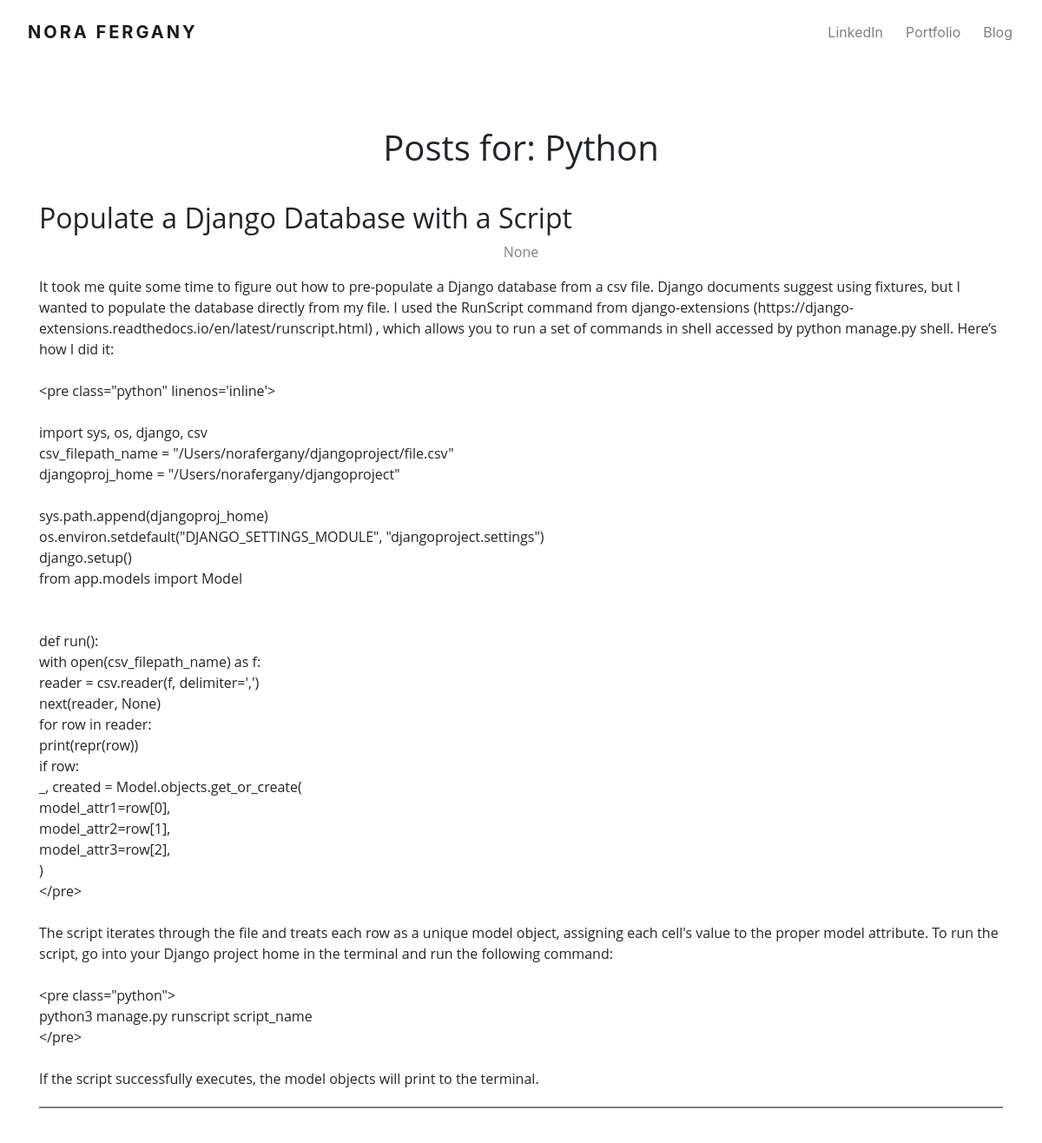
Page /category/4/ on the earlier database version.
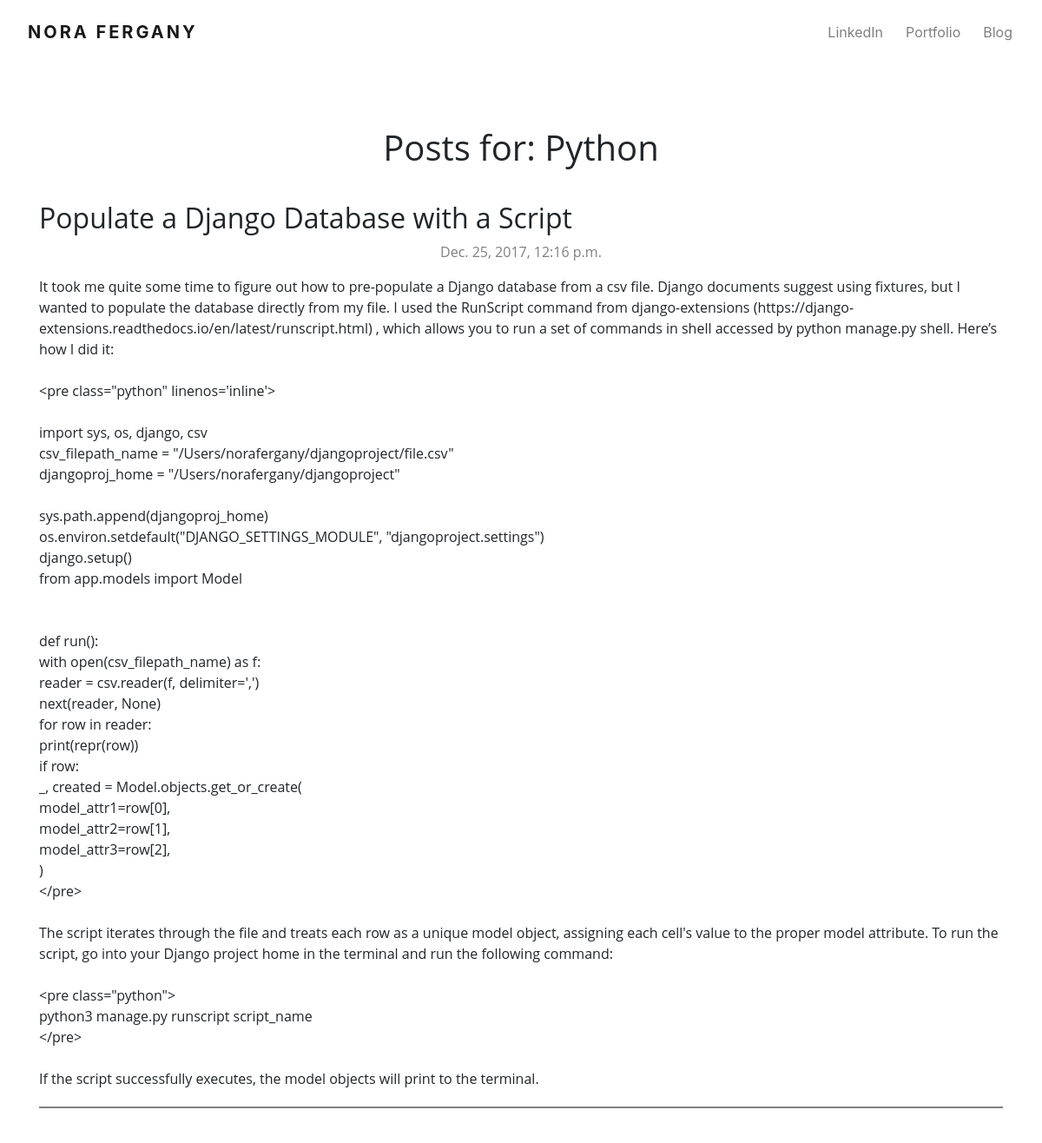
Same page on the later database version.
### blog/models.py (models this page shows, shortened)
class Post(models.Model):
    author = models.ForeignKey('auth.User', on_delete=models.CASCADE)
    title = models.CharField(max_length=200)
    text = models.TextField()
    created_date = models.DateTimeField(
        default=timezone.now)
    published_date = models.DateTimeField(blank=True, null=True)
    category = models.ForeignKey(Category, verbose_name="Category", default='Category', null=True, blank=True, on_delete=models.CASCADE)
    class Meta:
        ordering = ['published_date',]

### blog/views.py (the view)
# urls.py: url(r'^category/(?P<pk>\d+)/$', views.category_detail, name='category_detail'),
def category_detail(request, pk):
    category = get_object_or_404(Category, pk=pk)
    return render(request, 'blog/category_detail.html', {
        'category': category})

### blog/templates/blog/category_detail.html
{% extends 'blog/base.html' %}
{% load pygmentify_tags %}
{% block content %}
<h1 style="padding-bottom:30px;">Posts for: {{category.title}}</h1>
{% if category.post_set.all %}
{% for i in category.post_set.all %}
<h2 style="text-align:left;">{{i.title}}</h2>
<p style="color:gray;">{{i.published_date}}</p>
<p style="text-align:left;padding-bottom:20px;border-bottom:solid gray;border-width:2px;">{% pygmentify linenos='true' %} {{ i.text|linebreaksbr }}{% endpygmentify %}</p>
{% endfor %}
{% else %}
<p>Sorry, there are no posts in this category yet! Check back soon.</p>
{% endif %}
<br />
{% endblock %}

Differences in the rows shown:
changed Post "Populate a Django Database with a Script": published_date "None" → "Dec. 25, 2017, 12:16 p.m."
